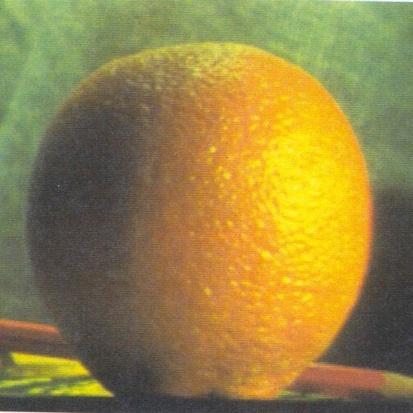
%> input picture HW1-blend images/orange.jpg, 413 x 413 px, shrunk from 512 x 512 before the run
$ octave HW1BlendImages.m   (GNU Octave 9; MATLAB toolbox functions it lacks are replaced by stand-ins)
%> lines starting %> are read from the running program, lines starting %| are printed output that depends on the picture
clc; clear;

%讀取圖檔
a = imread('orange.jpg');
%> a is the input picture: size 413x413x3 uint8; mean R, G, B 150.2, 131.8, 69.2
b = imread('apple.jpg');
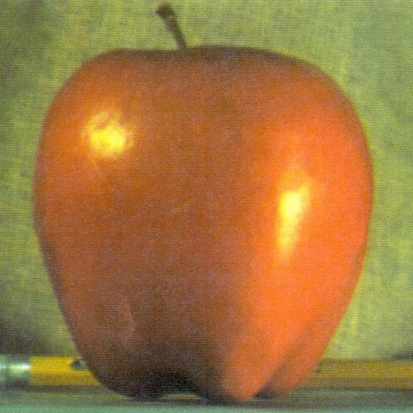
%> input picture HW1-blend images/apple.jpg, 413 x 413 px, shrunk from 512 x 512 before the run
%> b is the input picture: size 413x413x3 uint8; mean R, G, B 159, 119.7, 64.8

%影像混和
c = imadd(a/2,b/2);
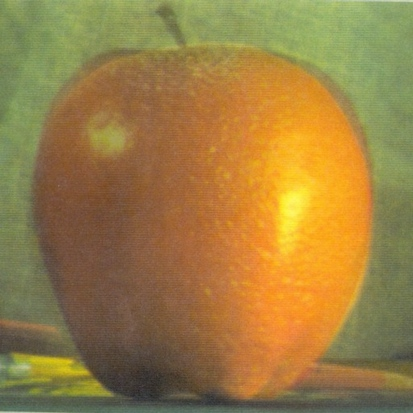
%> c: size 413x413x3 uint8; mean R, G, B 155.1, 126.2, 67.5

%顯示影像
figure(1); imshow(a);
figure(2); imshow(b);
figure(3); imshow(c);
% saveas(figure(3),'CV_HW1_M1035502','jpg');
saveas(figure(3),'CV_HW1_M1035502.jpg');

% [5 lines of commented-out code are left out]
